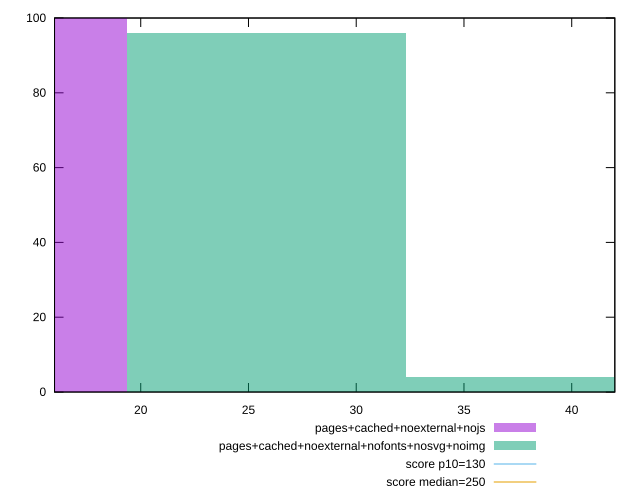

The gnuplot source for this figure:
reset

$pagesCachedNoexternalNojs <<EOF
12.916282542867103 100
EOF

$pagesCachedNoexternalNofontsNosvgNoimg <<EOF
25.832565085734206 96
38.74884762860131 4
EOF

set key outside below
set boxwidth 12.916282542867103
set xrange [16:42]
set yrange [0:100]
set trange [0:100]
set style fill transparent solid 0.5 noborder

set parametric
set terminal svg size 640, 500 enhanced background rgb 'white'
set output "reprap/max-potential-fid/comparison/histogram/10_vs_11.svg"

plot $pagesCachedNoexternalNojs title "pages+cached+noexternal+nojs" with boxes, \
     $pagesCachedNoexternalNofontsNosvgNoimg title "pages+cached+noexternal+nofonts+nosvg+noimg" with boxes, \
     130,t title "score p10=130", \
     250,t title "score median=250"

reset
